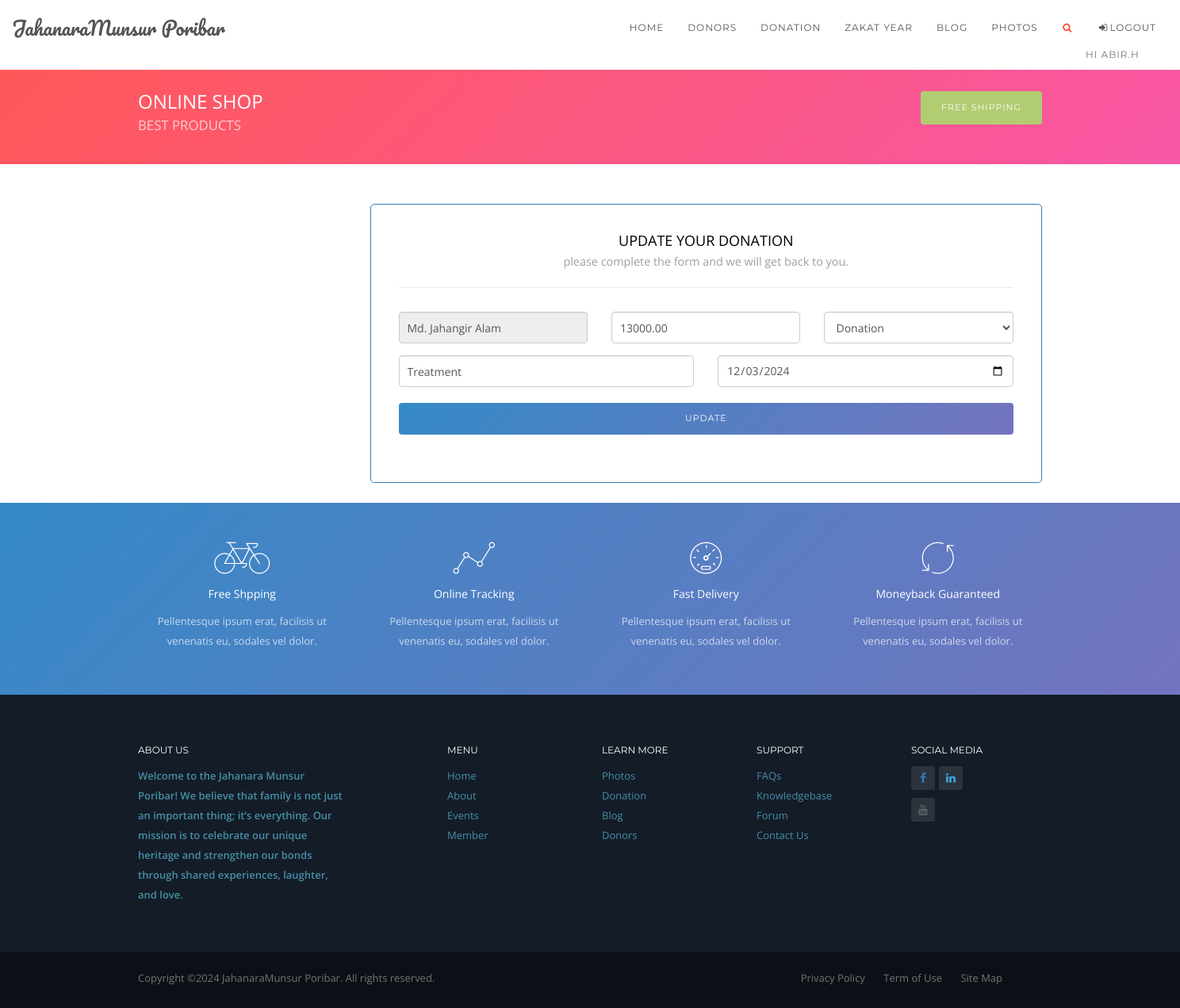
The app's page /edit_donation/1/ (signed in) with its own data.
### accounts/models.py (models this page shows, shortened)
class UserAccount(AbstractBaseUser,PermissionsMixin):
	email = models.EmailField(max_length=100,unique=True)
	user_name = models.CharField(max_length=200)
	is_active = models.BooleanField(default=False)
	is_admin = models.BooleanField(default=False)
	is_superuser = models.BooleanField(default=False)
	is_staff = models.BooleanField(default=False)
	date_created = models.DateTimeField(auto_now_add=True)
	objects = CustomUserManager()
	USERNAME_FIELD = 'email'
	REQUIRED_FIELDS = ['user_name']
	class Meta:
		verbose_name = 'User Account'
		verbose_name_plural = 'User Accounts'
		ordering = ['date_created']

### zapp/models.py (models this page shows, shortened)
class Donors(models.Model):
	name = models.CharField(max_length=200,blank=True,null=True)
	mobile_no = models.CharField(max_length=20,blank=True,null=True)
	class Meta:
		verbose_name_plural='DONORS'

class DonateInfo(models.Model):
	d_name = models.ForeignKey(Donors,on_delete=models.CASCADE,related_name='giver')
	donate_amt = models.DecimalField(max_digits=10,decimal_places=2,default=0)
	sub_total = models.DecimalField(max_digits=10,decimal_places=2,default=0,null=True,blank=True)
	grand_total = models.DecimalField(max_digits=10,decimal_places=2,default=0,null=True,blank=True)
	zakat_year = models.IntegerField(_('year'),choices=YEAR_CHOICES,default=datetime.datetime.now().year)
	message = models.CharField(max_length=200,null=True,blank=True)
	donation_type = models.CharField(max_length=50,null=True,choices=DonationType.choices)
	record_date = models.DateTimeField(null=True,blank=True)
	created_at = models.DateTimeField(auto_now_add=True)
	updated_at = models.DateTimeField(auto_now=True)
	is_archived = models.BooleanField(default=False)
	def __str__(self):
		return self.d_name.name
	class Meta:
		verbose_name_plural='DONATE INFO'

### zapp/views.py (the view)
# urls.py: path('edit_donation/<int:pk>/',views.UpdateDonation,name='update_donation'),
def UpdateDonation(request,pk):
	get_donation = get_object_or_404(DonateInfo,pk=pk)
	try:
		get_donor = Donors.objects.get(name=get_donation)
	except Donors.DoesNotExist:
		messages.error(request,'Donor is not exist')
		return redirect('donors')
	if request.user.is_authenticated:
		if request.method == 'POST':
			donation_form = DonateInfoForm(request.POST,instance=get_donation)
			if donation_form.is_valid():
				donation_form.save()
				messages.success(request,'Donation have been updated successfully')
				return redirect('donors')
			else:
				print(donation_form.errors)
		else:
			donor_form = DonorsNameForm(instance=get_donor)
			donation_form = DonateInfoForm(instance=get_donation)
	else:
		messages.warning(request,'Only admin user can perform this action')
		return redirect('donors')
	context={
		'dinfo_form':donation_form,
		'donor_name':donor_form
	}
	return render(request,'zakat/update_donation.html',context)

### zapp/forms.py
class DonateInfoForm(forms.ModelForm):
	donate_amt = forms.CharField(widget=forms.TextInput(attrs={'class':'input-md input-rounded form-control','maxlength':'100','placeholder':'TK'}))
	message	= forms.CharField(widget=forms.TextInput(attrs={'class':'input-md input-rounded form-control','maxlength':'100','placeholder':'Remarks'}))
	donation_type = forms.ChoiceField(choices=DonationType.choices,label='',widget=forms.Select(attrs={'class':'input-md input-rounded form-control','maxlength':'50','placeholder':'Select Donation Type'}),initial=DonationType.select_type)#placeholder options
	record_date	= forms.DateField(widget=forms.DateInput(attrs={'type':'date','class':'input-md input-rounded form-control'}))
	class Meta:
		model=DonateInfo
		fields = ['donate_amt','message','donation_type','record_date']

class DonorsNameForm(forms.ModelForm):
	name = forms.CharField(disabled=True,widget=forms.TextInput(attrs={'class':'input-md input-rounded form-control','maxlength':'100'}))
	mobile_no = forms.CharField(widget=forms.TextInput(attrs={'class':'input-md input-rounded form-control','maxlength':'100'}))
	class Meta:
		model=Donors
		fields = ['name','mobile_no']

### templates/zakat/update_donation.html (shortened to what this page needs)
{% include 'common/zbase.html' %}
{% load static %}
<body  id="topPage" data-spy="scroll" data-target=".navbar" data-offset="100">
	{% include 'common/znavbar.html' %}
	<header class="bg-grad-day-tripper mt70">
		<div class="container">
			<div class="row mt20 mb30">
				<div class="col-md-6 text-left">
					<h3 class="color-light text-uppercase">Online Shop<small class="color-light alpha7">Best products</small></h3>
				</div>
				<div class="col-md-6 text-right pt25">
					<a class="button button-md button-green hover-ripple-out pull-right">Free Shipping</a>
				</div>
			</div>
		</div>
	</header>
	<div id="shop" class="bg-light pt25">
		<div class="container">
			<div class="row">
				<div class="col-md-12 col-md-push-3">
					<div class="row mt25 mb25 animated" data-animation="fadeInDown" data-animation-delay="100">
						<div class="col-md-9">
							<div class="contact contact-us-two border-primary">
								<div class="col-sm-12 col-xs-12 text-center mb20">
									<h4 class="pb25 bb-solid-1 text-uppercase">
										Update Your Donation
										<small class="text-lowercase">Please complete the form and we will get back to you.</small>
									</h4>
								</div>
								<form method="POST" action="#">
									<div class="form-group col-md-4 col-sm-6 col-xs-12">
										 {{donor_name.name}}
									</div>
									<div class="form-group col-md-4 col-sm-6 col-xs-12">
										 {{dinfo_form.donate_amt}}
									</div>
									<div class="form-group col-md-4 col-sm-6 col-xs-12">
										{{dinfo_form.donation_type}}
								   	</div>
									<div class="form-group col-md-6 col-sm-6 col-xs-12">
										 {{dinfo_form.message}}
									</div>
									<div class="form-group col-md-6 col-sm-6 col-xs-12">
										{{dinfo_form.record_date}}
								   </div>
									<div class="form-group col-md-12 col-sm-12 col-xs-12">
										<input type="submit" class="button button-md button-block button-grad-stellar" value="UPDATE">
									</div>
								</form>
							</div>
						</div>
					</div>
				</div>
			</div>
		</div>
	</div>
	<div id="shop-info" class="bg-grad-stellar">
		<div class="container">
			<div class="row pt50 pb30">
				<div class="col-md-3 col-sm-6 col-xs-12">
					<div class="content-box content-box-center">
						<span class="icon-bike color-light"></span>
						<h5 class="color-light">Free Shpping</h5>
						<p class="color-light alpha7">Pellentesque ipsum erat, facilisis ut venenatis eu, sodales vel dolor.</p>
					</div>
				</div>
				<div class="col-md-3 col-sm-6 col-xs-12">
					<div class="content-box content-box-center">
						<span class="icon-linegraph color-light"></span>
						<h5 class="color-light">Online Tracking</h5>
						<p class="color-light alpha7">Pellentesque ipsum erat, facilisis ut venenatis eu, sodales vel dolor.</p>
					</div>
				</div>
				<div class="col-md-3 col-sm-6 col-xs-12">
					<div class="content-box content-box-center">
						<span class="icon-speedometer color-light"></span>
						<h5 class="color-light">Fast Delivery</h5>
						<p class="color-light alpha7">Pellentesque ipsum erat, facilisis ut venenatis eu, sodales vel dolor.</p>
					</div>
				</div>
				<div class="col-md-3 col-sm-6 col-xs-12">
					<div class="content-box content-box-center">
						<span class="icon-refresh color-light"></span>
						<h5 class="color-light">Moneyback Guaranteed</h5>
						<p class="color-light alpha7">Pellentesque ipsum erat, facilisis ut venenatis eu, sodales vel dolor.</p>
					</div>
				</div>
			</div>
		</div>
	</div>
	{% include 'common/zfooter.html' %}
</body>

### templates/common/znavbar.html (shortened to what this page needs)
{% load static %}
<nav class="navbar navbar-pasific navbar-mp navbar-standart megamenu navbar-fixed-top" style="border-bottom:1px solid #fff;">
	<div class="container-fluid">
		<div class="navbar-header">
			<a class="navbar-brand page-scroll" href="#">
				JahanaraMunsur Poribar
			</a>
		</div>
		<div class="navbar-collapse collapse navbar-main-collapse">
			<ul class="nav navbar-nav">
				<li class="dropdown megamenu-fw has-dropdown-menu"><a href="{% url 'zhome' %}">Home </a>
				</li>
				<li class="dropdown megamenu-fw"><a href="{% url 'donors' %}">Donors </a>
				</li>
				<li class="dropdown"><a href="#" data-toggle="dropdown" class="dropdown-toggle color-light">Donation</a>
				</li>
				<li class="dropdown"><a href="#" data-toggle="dropdown" class="dropdown-toggle color-light">Zakat Year  </a>
				</li>
				<li class="dropdown"><a href="#" data-toggle="dropdown" class="dropdown-toggle color-light">Blog </a>
				</li>
				<li class="dropdown megamenu-fw has-dropdown-menu"><a href="#">Photos </a>
				</li>
				<li><a href="#" data-toggle="modal" data-target="#searchModal"><i class="fa fa-search fa-fw color-pasific"></i></a></li>
				<li>{% if user.is_authenticated %}
					<a href="{% url 'logout' %}" data-toggle="modal"><i class="fa fa-fw">&#xf090</i>logout</a>
					<span>Hi {{user.user_name}}</span>
					{% else %}
					<a href="{% url 'login' %}" data-toggle="modal"><i class="fa fa-fw">&#xf08b</i>login</a>
					{% endif %}
				</li>
			</ul>
		</div>
	</div>
</nav>

### static/assets/css/main/setting.css (style rules this page uses)
.alpha7 { opacity: .7 !important; }
.bb-solid-1 { border-bottom: 1px solid #e9eaec; }
.color-light { color: #ffffff !important; }
.bg-light { background-color: #ffffff !important; }
.bg-grad-stellar { background: #7474BF; background: -webkit-linear-gradient(-45deg, #7474BF, #348AC7); background: -o-linear-gradient(-45deg, #7474BF, #348AC7); background: -moz-linear-gradient(-45deg, #7474BF, #348AC7); background: linear-gradient(-45deg, #7474BF, #348AC7); }
.bg-grad-day-tripper { background: #f857a6; background: -webkit-linear-gradient(-45deg, #f857a6, #ff5858); background: -o-linear-gradient(-45deg, #f857a6, #ff5858); background: -moz-linear-gradient(-45deg, #f857a6, #ff5858); background: linear-gradient(-45deg, #f857a6, #ff5858); }
.border-primary { border: 1px solid #337ab7; }
.pt25 { padding-top: 25px; }
.pt50 { padding-top: 50px; }
.pb25 { padding-bottom: 25px; }
.pb30 { padding-bottom: 30px; }
.mt20 { margin-top: 20px; }
.mt25 { margin-top: 25px; }
.mt70 { margin-top: 70px; }
.mb20 { margin-bottom: 20px; }
.mb25 { margin-bottom: 25px; }
.mb30 { margin-bottom: 30px; }

### static/assets/css/color/pasific.css (style rules this page uses)
.heading-icon, .heading-icon-o, .button-o.button-pasific, blockquote, blockquote.blockquote-reverse, blockquote.blockquote-pasific, blockquote.blockquote-pasific-reverse, .navbar-pasific .navbar-toggle, .nav-tabs-vertical li a:hover, .nav-tabs-vertical li.active, .nav-tabs-vertical li.active a, .testimonial-triangle-isosceles-has-bg.bottom-center .testimonial-body.bg-pasific:after, .button-pasific-o, .button-pasific-o:hover, .heading-divider, .hover-ripple-out:before, .hover-ripple-in:before, .button-pasific.hover-ripple-out:before, .button-pasific.hover-ripple-in:before, a.add-to-cart:hover, input[type=checkbox]:checked + label:before, #sidebar ul.tag li:hover, .copyright a:hover { border-color: #ff4530; }
a:hover, a[class*="color-"]:hover, .heading, .heading-icon-o, .button-o.button-pasific, .header-search:hover, .color-pasific, .button-o.button-pasific, .w3_megamenu .dropdown-menu .withoutdesc ul li a:hover, .nav-tabs-vertical li a:hover, .nav-tabs-vertical li.active, .nav-tabs-vertical li.active a, .testimonial .testimonial-header i, .testimonial .testimonial-footer, .box-content a:hover, .modal-footer a:hover, .testimonial-container a:hover, #portfolioGrid .portfolio .portfolio-item a span:hover, #portfolioMasonry ul li a.active, #portfolioGrid ul li a.active, #portfolioMasonry .portfolio-masonry-one-item .portfolio-mask a, #portfolioGrid .portfolio .portfolio-item a span:hover, #blog a:hover i.fa, #blog nav ul li a:hover, #blog nav ul li.active a, #blog ul.pagination li a:hover, .blog-one .blog-one-attrib .blog-author-name, .blog-one .blog-one-footer i, .blog-one .blog-one-footer a:hover, .blog-attrib-container a:hover, .blog-post-read-tag a:hover, #blog .blog-sidebar-popular-post-container a:hover, .shop-item-price, .shop-layout:hover, .shop-control-prev:hover, .shop-control-next:hover, #portfolio ul li a.active, #portfolioNoGutter ul li a.active, #portfolio .portfolio-mask p a, #portfolio .portfolio-mask .portfolio-mask-attr span a:hover, #shop .shop-layout ul li.active a, #shop ul.pagination li a:hover, #shop ul.shop-sidebar li.active a, #shop ul.shop-sidebar li a:hover, .feature-container-in:hover > div.feature-icon, #footer ul li a:hover, .copyright i.fa, .typed-cursor { color: #ff4530; }

### records on screen
UserAccount: user_name "ABIR.H"
Donors: name "Md. Jahangir Alam"
DonateInfo: donate_amt "13000.00", donation_type "Donation", message "Treatment", record_date "12/03/2024"
